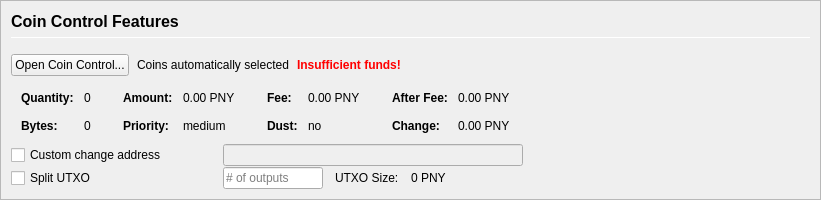
         <widget class="QFrame" name="frameCoinControl">
          <property name="sizePolicy">
           <sizepolicy hsizetype="Expanding" vsizetype="Expanding">
            <horstretch>0</horstretch>
            <verstretch>0</verstretch>
           </sizepolicy>
          </property>
          <property name="maximumSize">
           <size>
            <width>16777215</width>
            <height>16777215</height>
           </size>
          </property>
          <property name="frameShape">
           <enum>QFrame::StyledPanel</enum>
          </property>
          <property name="frameShadow">
           <enum>QFrame::Sunken</enum>
          </property>
          <layout class="QVBoxLayout" name="verticalLayoutCoinControl2">
           <property name="spacing">
            <number>0</number>
           </property>
           <property name="leftMargin">
            <number>0</number>
           </property>
           <property name="topMargin">
            <number>0</number>
           </property>
           <property name="rightMargin">
            <number>0</number>
           </property>
           <property name="bottomMargin">
            <number>0</number>
           </property>
           <item>
            <widget class="QFrame" name="frameCoinControl_BG">
             <layout class="QVBoxLayout" name="verticalLayoutCoinControl" stretch="0,0,0,0,0,0">
              <property name="spacing">
               <number>1</number>
              </property>
              <property name="leftMargin">
               <number>10</number>
              </property>
              <property name="topMargin">
               <number>10</number>
              </property>
              <item>
               <layout class="QHBoxLayout" name="horizontalLayoutCoinControl1">
                <property name="bottomMargin">
                 <number>15</number>
                </property>
                <item>
                 <layout class="QVBoxLayout" name="verticalLayout_3">
                  <property name="spacing">
                   <number>6</number>
                  </property>
                  <item>
                   <widget class="QLabel" name="labelCoinControlFeatures">
                    <property name="sizePolicy">
                     <sizepolicy hsizetype="Preferred" vsizetype="Maximum">
                      <horstretch>0</horstretch>
                      <verstretch>0</verstretch>
                     </sizepolicy>
                    </property>
                    <property name="minimumSize">
                     <size>
                      <width>0</width>
                      <height>20</height>
                     </size>
                    </property>
                    <property name="font">
                     <font>
                      <pointsize>12</pointsize>
                      <weight>75</weight>
                      <bold>true</bold>
                     </font>
                    </property>
                    <property name="styleSheet">
                     <string notr="true">font-weight:bold;</string>
                    </property>
                    <property name="text">
                     <string>Coin Control Features</string>
                    </property>
                   </widget>
                  </item>
                  <item>
                   <widget class="Line" name="line">
                    <property name="minimumSize">
                     <size>
                      <width>0</width>
                      <height>1</height>
                     </size>
                    </property>
                    <property name="maximumSize">
                     <size>
                      <width>16777215</width>
                      <height>1</height>
                     </size>
                    </property>
                    <property name="orientation">
                     <enum>Qt::Horizontal</enum>
                    </property>
                   </widget>
                  </item>
                 </layout>
                </item>
               </layout>
              </item>
              <item>
               <layout class="QHBoxLayout" name="horizontalLayoutCoinControl2" stretch="0,0,0,0">
                <property name="spacing">
                 <number>8</number>
                </property>
                <property name="bottomMargin">
                 <number>10</number>
                </property>
                <item>
                 <widget class="QPushButton" name="pushButtonCoinControl">
                  <property name="styleSheet">
                   <string notr="true"/>
                  </property>
                  <property name="text">
                   <string>Open Coin Control...</string>
                  </property>
                  <property name="autoDefault">
                   <bool>false</bool>
                  </property>
                 </widget>
                </item>
                <item>
                 <widget class="QLabel" name="labelCoinControlAutomaticallySelected">
                  <property name="text">
                   <string>Coins automatically selected</string>
                  </property>
                  <property name="margin">
                   <number>5</number>
                  </property>
                 </widget>
                </item>
                <item>
                 <widget class="QLabel" name="labelCoinControlInsuffFunds">
                  <property name="font">
                   <font>
                    <weight>75</weight>
                    <bold>true</bold>
                   </font>
                  </property>
                  <property name="styleSheet">
                   <string notr="true">color:red;font-weight:bold;</string>
                  </property>
                  <property name="text">
                   <string>Insufficient funds!</string>
                  </property>
                  <property name="margin">
                   <number>5</number>
                  </property>
                 </widget>
                </item>
                <item>
                 <spacer name="horizontalSpacerCoinControl">
                  <property name="orientation">
                   <enum>Qt::Horizontal</enum>
                  </property>
                  <property name="sizeHint" stdset="0">
                   <size>
                    <width>40</width>
                    <height>1</height>
                   </size>
                  </property>
                 </spacer>
                </item>
               </layout>
              </item>
              <item>
               <widget class="QWidget" name="widgetCoinControl" native="true">
                <property name="sizePolicy">
                 <sizepolicy hsizetype="Preferred" vsizetype="Preferred">
                  <horstretch>0</horstretch>
                  <verstretch>0</verstretch>
                 </sizepolicy>
                </property>
                <property name="minimumSize">
                 <size>
                  <width>0</width>
                  <height>0</height>
                 </size>
                </property>
                <property name="styleSheet">
                 <string notr="true"/>
                </property>
                <layout class="QHBoxLayout" name="horizontalLayoutCoinControl5">
                 <property name="leftMargin">
                  <number>0</number>
                 </property>
                 <property name="topMargin">
                  <number>0</number>
                 </property>
                 <property name="rightMargin">
                  <number>0</number>
                 </property>
                 <property name="bottomMargin">
                  <number>0</number>
                 </property>
                 <item>
                  <layout class="QHBoxLayout" name="horizontalLayoutCoinControl3" stretch="0,0,0,1">
                   <property name="spacing">
                    <number>20</number>
                   </property>
                   <property name="topMargin">
                    <number>0</number>
                   </property>
                   <property name="bottomMargin">
                    <number>10</number>
                   </property>
                   <item>
                    <layout class="QFormLayout" name="formLayoutCoinControl1">
                     <property name="horizontalSpacing">
                      <number>10</number>
                     </property>
                     <property name="verticalSpacing">
                      <number>14</number>
                     </property>
                     <property name="leftMargin">
                      <number>10</number>
                     </property>
                     <property name="topMargin">
                      <number>4</number>
                     </property>
                     <property name="rightMargin">
                      <number>6</number>
                     </property>
                     <item row="0" column="0">
                      <widget class="QLabel" name="labelCoinControlQuantityText">
                       <property name="font">
                        <font>
                         <weight>75</weight>
                         <bold>true</bold>
                        </font>
                       </property>
                       <property name="text">
                        <string>Quantity:</string>
                       </property>
                       <property name="margin">
                        <number>0</number>
                       </property>
                      </widget>
                     </item>
                     <item row="0" column="1">
                      <widget class="QLabel" name="labelCoinControlQuantity">
                       <property name="cursor">
                        <cursorShape>IBeamCursor</cursorShape>
                       </property>
                       <property name="contextMenuPolicy">
                        <enum>Qt::ActionsContextMenu</enum>
                       </property>
                       <property name="text">
                        <string notr="true">0</string>
                       </property>
                       <property name="margin">
                        <number>0</number>
                       </property>
                       <property name="textInteractionFlags">
                        <set>Qt::LinksAccessibleByMouse|Qt::TextSelectableByKeyboard|Qt::TextSelectableByMouse</set>
                       </property>
                      </widget>
                     </item>
                     <item row="1" column="0">
                      <widget class="QLabel" name="labelCoinControlBytesText">
                       <property name="font">
                        <font>
                         <weight>75</weight>
                         <bold>true</bold>
                        </font>
                       </property>
                       <property name="text">
                        <string>Bytes:</string>
                       </property>
                      </widget>
                     </item>
                     <item row="1" column="1">
                      <widget class="QLabel" name="labelCoinControlBytes">
                       <property name="cursor">
                        <cursorShape>IBeamCursor</cursorShape>
                       </property>
                       <property name="contextMenuPolicy">
                        <enum>Qt::ActionsContextMenu</enum>
                       </property>
                       <property name="text">
                        <string notr="true">0</string>
                       </property>
                       <property name="textInteractionFlags">
                        <set>Qt::LinksAccessibleByMouse|Qt::TextSelectableByKeyboard|Qt::TextSelectableByMouse</set>
                       </property>
                      </widget>
                     </item>
                    </layout>
                   </item>
                   <item>
                    <layout class="QFormLayout" name="formLayoutCoinControl2">
                     <property name="horizontalSpacing">
                      <number>10</number>
                     </property>
                     <property name="verticalSpacing">
                      <number>14</number>
                     </property>
                     <property name="leftMargin">
                      <number>6</number>
                     </property>
                     <property name="topMargin">
                      <number>4</number>
                     </property>
                     <property name="rightMargin">
                      <number>6</number>
                     </property>
                     <item row="0" column="0">
                      <widget class="QLabel" name="labelCoinControlAmountText">
                       <property name="font">
                        <font>
                         <weight>75</weight>
                         <bold>true</bold>
                        </font>
                       </property>
                       <property name="text">
                        <string>Amount:</string>
                       </property>
                       <property name="margin">
                        <number>0</number>
                       </property>
                      </widget>
                     </item>
                     <item row="0" column="1">
                      <widget class="QLabel" name="labelCoinControlAmount">
                       <property name="cursor">
                        <cursorShape>IBeamCursor</cursorShape>
                       </property>
                       <property name="contextMenuPolicy">
                        <enum>Qt::ActionsContextMenu</enum>
                       </property>
                       <property name="text">
                        <string notr="true">0.00 PNY</string>
                       </property>
                       <property name="textInteractionFlags">
                        <set>Qt::LinksAccessibleByMouse|Qt::TextSelectableByKeyboard|Qt::TextSelectableByMouse</set>
                       </property>
                      </widget>
                     </item>
                     <item row="1" column="0">
                      <widget class="QLabel" name="labelCoinControlPriorityText">
                       <property name="font">
                        <font>
                         <weight>75</weight>
                         <bold>true</bold>
                        </font>
                       </property>
                       <property name="text">
                        <string>Priority:</string>
                       </property>
                      </widget>
                     </item>
                     <item row="1" column="1">
                      <widget class="QLabel" name="labelCoinControlPriority">
                       <property name="cursor">
                        <cursorShape>IBeamCursor</cursorShape>
                       </property>
                       <property name="contextMenuPolicy">
                        <enum>Qt::ActionsContextMenu</enum>
                       </property>
                       <property name="text">
                        <string>medium</string>
                       </property>
                       <property name="textInteractionFlags">
                        <set>Qt::LinksAccessibleByMouse|Qt::TextSelectableByKeyboard|Qt::TextSelectableByMouse</set>
                       </property>
                      </widget>
                     </item>
                    </layout>
                   </item>
                   <item>
                    <layout class="QFormLayout" name="formLayoutCoinControl3">
                     <property name="horizontalSpacing">
                      <number>10</number>
                     </property>
                     <property name="verticalSpacing">
                      <number>14</number>
                     </property>
                     <property name="leftMargin">
                      <number>6</number>
                     </property>
                     <property name="topMargin">
                      <number>4</number>
                     </property>
                     <property name="rightMargin">
                      <number>6</number>
                     </property>
                     <item row="0" column="0">
                      <widget class="QLabel" name="labelCoinControlFeeText">
                       <property name="font">
                        <font>
                         <weight>75</weight>
                         <bold>true</bold>
                        </font>
                       </property>
                       <property name="text">
                        <string>Fee:</string>
                       </property>
                       <property name="margin">
                        <number>0</number>
                       </property>
                      </widget>
                     </item>
                     <item row="0" column="1">
                      <widget class="QLabel" name="labelCoinControlFee">
                       <property name="cursor">
                        <cursorShape>IBeamCursor</cursorShape>
                       </property>
                       <property name="contextMenuPolicy">
                        <enum>Qt::ActionsContextMenu</enum>
                       </property>
                       <property name="text">
                        <string notr="true">0.00 PNY</string>
                       </property>
                       <property name="textInteractionFlags">
                        <set>Qt::LinksAccessibleByMouse|Qt::TextSelectableByKeyboard|Qt::TextSelectableByMouse</set>
                       </property>
                      </widget>
                     </item>
                     <item row="1" column="0">
                      <widget class="QLabel" name="labelCoinControlLowOutputText">
                       <property name="font">
                        <font>
                         <weight>75</weight>
                         <bold>true</bold>
                        </font>
                       </property>
                       <property name="text">
                        <string>Dust:</string>
                       </property>
                      </widget>
                     </item>
                     <item row="1" column="1">
                      <widget class="QLabel" name="labelCoinControlLowOutput">
                       <property name="cursor">
                        <cursorShape>IBeamCursor</cursorShape>
                       </property>
                       <property name="contextMenuPolicy">
                        <enum>Qt::ActionsContextMenu</enum>
                       </property>
                       <property name="text">
                        <string>no</string>
                       </property>
                       <property name="textInteractionFlags">
                        <set>Qt::LinksAccessibleByMouse|Qt::TextSelectableByKeyboard|Qt::TextSelectableByMouse</set>
                       </property>
                      </widget>
                     </item>
                    </layout>
                   </item>
                   <item>
                    <layout class="QFormLayout" name="formLayoutCoinControl4">
                     <property name="horizontalSpacing">
                      <number>10</number>
                     </property>
                     <property name="verticalSpacing">
                      <number>14</number>
                     </property>
                     <property name="leftMargin">
                      <number>6</number>
                     </property>
                     <property name="topMargin">
                      <number>4</number>
                     </property>
                     <property name="rightMargin">
                      <number>6</number>
                     </property>
                     <item row="0" column="0">
                      <widget class="QLabel" name="labelCoinControlAfterFeeText">
                       <property name="font">
                        <font>
                         <weight>75</weight>
                         <bold>true</bold>
                        </font>
                       </property>
                       <property name="text">
                        <string>After Fee:</string>
                       </property>
                       <property name="margin">
                        <number>0</number>
                       </property>
                      </widget>
                     </item>
                     <item row="0" column="1">
                      <widget class="QLabel" name="labelCoinControlAfterFee">
                       <property name="cursor">
                        <cursorShape>IBeamCursor</cursorShape>
                       </property>
                       <property name="contextMenuPolicy">
                        <enum>Qt::ActionsContextMenu</enum>
                       </property>
                       <property name="text">
                        <string notr="true">0.00 PNY</string>
                       </property>
                       <property name="textInteractionFlags">
                        <set>Qt::LinksAccessibleByMouse|Qt::TextSelectableByKeyboard|Qt::TextSelectableByMouse</set>
                       </property>
                      </widget>
                     </item>
                     <item row="1" column="0">
                      <widget class="QLabel" name="labelCoinControlChangeText">
                       <property name="font">
                        <font>
                         <weight>75</weight>
                         <bold>true</bold>
                        </font>
                       </property>
                       <property name="text">
                        <string>Change:</string>
                       </property>
                      </widget>
                     </item>
                     <item row="1" column="1">
                      <widget class="QLabel" name="labelCoinControlChange">
                       <property name="cursor">
                        <cursorShape>IBeamCursor</cursorShape>
                       </property>
                       <property name="contextMenuPolicy">
                        <enum>Qt::ActionsContextMenu</enum>
                       </property>
                       <property name="text">
                        <string notr="true">0.00 PNY</string>
                       </property>
                       <property name="textInteractionFlags">
                        <set>Qt::LinksAccessibleByMouse|Qt::TextSelectableByKeyboard|Qt::TextSelectableByMouse</set>
                       </property>
                      </widget>
                     </item>
                    </layout>
                   </item>
                  </layout>
                 </item>
                </layout>
               </widget>
              </item>
              <item>
               <layout class="QHBoxLayout" name="horizontalLayoutCoinControl4">
                <property name="spacing">
                 <number>12</number>
                </property>
                <property name="sizeConstraint">
                 <enum>QLayout::SetDefaultConstraint</enum>
                </property>
                <property name="topMargin">
                 <number>0</number>
                </property>
                <property name="rightMargin">
                 <number>0</number>
                </property>
                <item>
                 <widget class="QCheckBox" name="checkBoxCoinControlChange">
                  <property name="sizePolicy">
                   <sizepolicy hsizetype="Preferred" vsizetype="Preferred">
                    <horstretch>0</horstretch>
                    <verstretch>0</verstretch>
                   </sizepolicy>
                  </property>
                  <property name="minimumSize">
                   <size>
                    <width>200</width>
                    <height>0</height>
                   </size>
                  </property>
                  <property name="maximumSize">
                   <size>
                    <width>200</width>
                    <height>16777215</height>
                   </size>
                  </property>
                  <property name="toolTip">
                   <string>If this is activated, but the change address is empty or invalid, change will be sent to a newly generated address.</string>
                  </property>
                  <property name="text">
                   <string>Custom change address</string>
                  </property>
                 </widget>
                </item>
                <item>
                 <widget class="QValidatedLineEdit" name="lineEditCoinControlChange">
                  <property name="enabled">
                   <bool>false</bool>
                  </property>
                  <property name="sizePolicy">
                   <sizepolicy hsizetype="Preferred" vsizetype="Preferred">
                    <horstretch>0</horstretch>
                    <verstretch>0</verstretch>
                   </sizepolicy>
                  </property>
                  <property name="minimumSize">
                   <size>
                    <width>300</width>
                    <height>0</height>
                   </size>
                  </property>
                 </widget>
                </item>
                <item>
                 <widget class="QLabel" name="labelCoinControlChangeLabel">
                  <property name="sizePolicy">
                   <sizepolicy hsizetype="Preferred" vsizetype="Preferred">
                    <horstretch>0</horstretch>
                    <verstretch>0</verstretch>
                   </sizepolicy>
                  </property>
                  <property name="minimumSize">
                   <size>
                    <width>100</width>
                    <height>0</height>
                   </size>
                  </property>
                  <property name="text">
                   <string/>
                  </property>
                  <property name="margin">
                   <number>3</number>
                  </property>
                 </widget>
                </item>
               </layout>
              </item>
              <item>
               <layout class="QHBoxLayout" name="horizontalLayoutCoinControl6">
                <property name="spacing">
                 <number>12</number>
                </property>
                <property name="rightMargin">
                 <number>0</number>
                </property>
                <item>
                 <widget class="QCheckBox" name="splitBlockCheckBox">
                  <property name="sizePolicy">
                   <sizepolicy hsizetype="Preferred" vsizetype="Preferred">
                    <horstretch>0</horstretch>
                    <verstretch>0</verstretch>
                   </sizepolicy>
                  </property>
                  <property name="minimumSize">
                   <size>
                    <width>200</width>
                    <height>0</height>
                   </size>
                  </property>
                  <property name="maximumSize">
                   <size>
                    <width>200</width>
                    <height>16777215</height>
                   </size>
                  </property>
                  <property name="text">
                   <string>Split UTXO</string>
                  </property>
                 </widget>
                </item>
                <item>
                 <widget class="QLineEdit" name="splitBlockLineEdit">
                  <property name="sizePolicy">
                   <sizepolicy hsizetype="Preferred" vsizetype="Preferred">
                    <horstretch>50</horstretch>
                    <verstretch>0</verstretch>
                   </sizepolicy>
                  </property>
                  <property name="minimumSize">
                   <size>
                    <width>100</width>
                    <height>0</height>
                   </size>
                  </property>
                  <property name="maximumSize">
                   <size>
                    <width>100</width>
                    <height>16777215</height>
                   </size>
                  </property>
                  <property name="placeholderText">
                   <string># of outputs</string>
                  </property>
                 </widget>
                </item>
                <item>
                 <widget class="QLabel" name="labelBlockSizeText">
                  <property name="text">
                   <string>UTXO Size:</string>
                  </property>
                 </widget>
                </item>
                <item>
                 <widget class="QLabel" name="labelBlockSize">
                  <property name="text">
                   <string>0 PNY</string>
                  </property>
                 </widget>
                </item>
                <item>
                 <spacer name="horizontalSpacer_7">
                  <property name="orientation">
                   <enum>Qt::Horizontal</enum>
                  </property>
                  <property name="sizeHint" stdset="0">
                   <size>
                    <width>40</width>
                    <height>20</height>
                   </size>
                  </property>
                 </spacer>
                </item>
               </layout>
              </item>
              <item>
               <spacer name="verticalSpacerCoinControl">
                <property name="orientation">
                 <enum>Qt::Vertical</enum>
                </property>
                <property name="sizeHint" stdset="0">
                 <size>
                  <width>800</width>
                  <height>1</height>
                 </size>
                </property>
               </spacer>
              </item>
             </layout>
            </widget>
           </item>
          </layout>
         </widget>
